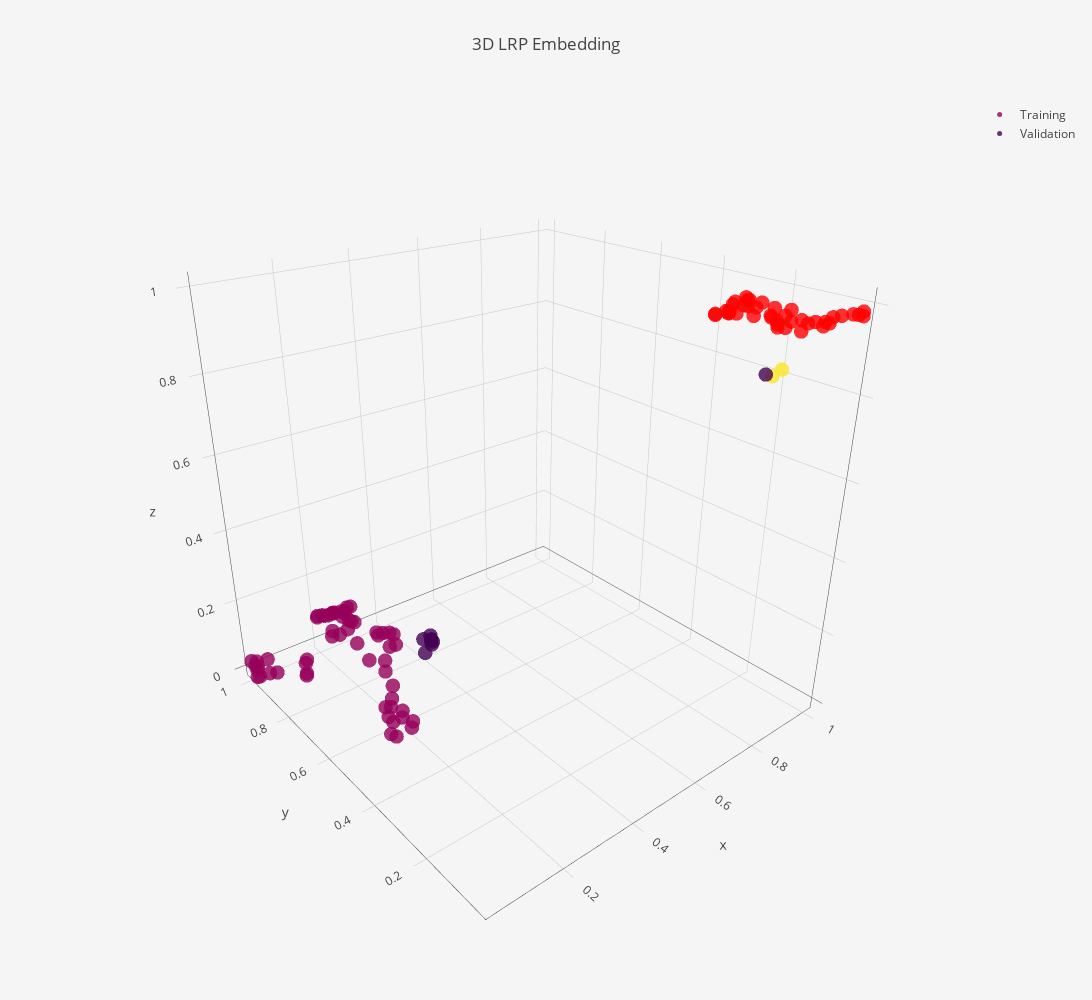

Notebook cell for this chart:
### Code cell
# pipeline.reducer_pipeline[0].n_neighbors
embedding_pipeline = Pipeline([
    ("reducer", umap.UMAP(random_state=42,
                    n_components = 3,
                    n_neighbors=10,
                    min_dist=0)),
   ("scaler", MinMaxScaler())
])
embedding_pipeline.fit(training_lrp)

embedding = embedding_pipeline.transform(training_lrp)

emb3d = go.Scatter3d(
    x=embedding[:,0],
    y=embedding[:,1],
    z=embedding[:,2],
    mode="markers",
    name="Training",
    marker=dict(
        size=5,
        color=pipeline.clusterer.labels_,
        colorscale="Rainbow",
        opacity=0.8
    ),
    text=pipeline.clusterer.labels_
)

val_3d_embedding = embedding_pipeline.transform(val_lrp)

val_emb3d = go.Scatter3d(
    x=val_3d_embedding[:,0],
    y=val_3d_embedding[:,1],
    z=val_3d_embedding[:,2],
    name="Validation",
    mode="markers",
    marker=dict(
        size=5,
        color=cluster_labels,
        colorscale='Viridis',
        opacity=0.8
#         showscale=True
    ),
    text = cluster_labels
)

layout = go.Layout(
    title="3D LRP Embedding",
    autosize=False,
    width=1200,
    height=1000,
    paper_bgcolor='#F5F5F5',
#     template="plotly"
)


data=[emb3d, val_emb3d]

fig = go.Figure(data=data, layout=layout)
# fig.update_layout(template="plotly")  /

iplot(fig, filename='lrp-3d-scatter.html')
